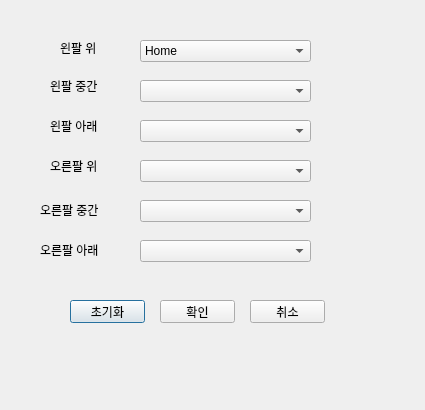
<?xml version="1.0" encoding="UTF-8"?>
<ui version="4.0">
 <class>Dialog</class>
 <widget class="QDialog" name="Dialog">
  <property name="geometry">
   <rect>
    <x>0</x>
    <y>0</y>
    <width>425</width>
    <height>410</height>
   </rect>
  </property>
  <property name="windowTitle">
   <string>Dialog</string>
  </property>
  <widget class="QLabel" name="label">
   <property name="geometry">
    <rect>
     <x>60</x>
     <y>40</y>
     <width>41</width>
     <height>16</height>
    </rect>
   </property>
   <property name="text">
    <string>왼팔 위</string>
   </property>
  </widget>
  <widget class="QLabel" name="label_2">
   <property name="geometry">
    <rect>
     <x>50</x>
     <y>80</y>
     <width>56</width>
     <height>12</height>
    </rect>
   </property>
   <property name="text">
    <string>왼팔 중간</string>
   </property>
  </widget>
  <widget class="QLabel" name="label_3">
   <property name="geometry">
    <rect>
     <x>50</x>
     <y>120</y>
     <width>56</width>
     <height>12</height>
    </rect>
   </property>
   <property name="text">
    <string>왼팔 아래</string>
   </property>
  </widget>
  <widget class="QLabel" name="label_4">
   <property name="geometry">
    <rect>
     <x>50</x>
     <y>160</y>
     <width>56</width>
     <height>12</height>
    </rect>
   </property>
   <property name="text">
    <string>오른팔 위</string>
   </property>
  </widget>
  <widget class="QLabel" name="label_5">
   <property name="geometry">
    <rect>
     <x>40</x>
     <y>200</y>
     <width>71</width>
     <height>20</height>
    </rect>
   </property>
   <property name="text">
    <string>오른팔 중간</string>
   </property>
  </widget>
  <widget class="QLabel" name="label_6">
   <property name="geometry">
    <rect>
     <x>40</x>
     <y>240</y>
     <width>71</width>
     <height>20</height>
    </rect>
   </property>
   <property name="text">
    <string>오른팔 아래</string>
   </property>
  </widget>
  <widget class="QComboBox" name="comboBox">
   <property name="geometry">
    <rect>
     <x>140</x>
     <y>40</y>
     <width>171</width>
     <height>22</height>
    </rect>
   </property>
   <item>
    <property name="text">
     <string>Home</string>
    </property>
   </item>
   <item>
    <property name="text">
     <string>End</string>
    </property>
   </item>
   <item>
    <property name="text">
     <string>page up</string>
    </property>
   </item>
   <item>
    <property name="text">
     <string>page down</string>
    </property>
   </item>
  </widget>
  <widget class="QComboBox" name="comboBox_2">
   <property name="geometry">
    <rect>
     <x>140</x>
     <y>80</y>
     <width>171</width>
     <height>22</height>
    </rect>
   </property>
  </widget>
  <widget class="QComboBox" name="comboBox_3">
   <property name="geometry">
    <rect>
     <x>140</x>
     <y>120</y>
     <width>171</width>
     <height>22</height>
    </rect>
   </property>
  </widget>
  <widget class="QComboBox" name="comboBox_4">
   <property name="geometry">
    <rect>
     <x>140</x>
     <y>160</y>
     <width>171</width>
     <height>22</height>
    </rect>
   </property>
  </widget>
  <widget class="QComboBox" name="comboBox_5">
   <property name="geometry">
    <rect>
     <x>140</x>
     <y>200</y>
     <width>171</width>
     <height>22</height>
    </rect>
   </property>
  </widget>
  <widget class="QComboBox" name="comboBox_6">
   <property name="geometry">
    <rect>
     <x>140</x>
     <y>240</y>
     <width>171</width>
     <height>22</height>
    </rect>
   </property>
  </widget>
  <widget class="QPushButton" name="pushButton">
   <property name="geometry">
    <rect>
     <x>70</x>
     <y>300</y>
     <width>75</width>
     <height>23</height>
    </rect>
   </property>
   <property name="text">
    <string>초기화</string>
   </property>
  </widget>
  <widget class="QPushButton" name="pushButton_2">
   <property name="geometry">
    <rect>
     <x>160</x>
     <y>300</y>
     <width>75</width>
     <height>23</height>
    </rect>
   </property>
   <property name="text">
    <string>확인</string>
   </property>
  </widget>
  <widget class="QPushButton" name="pushButton_3">
   <property name="geometry">
    <rect>
     <x>250</x>
     <y>300</y>
     <width>75</width>
     <height>23</height>
    </rect>
   </property>
   <property name="text">
    <string>취소</string>
   </property>
  </widget>
 </widget>
 <resources/>
 <connections/>
</ui>
